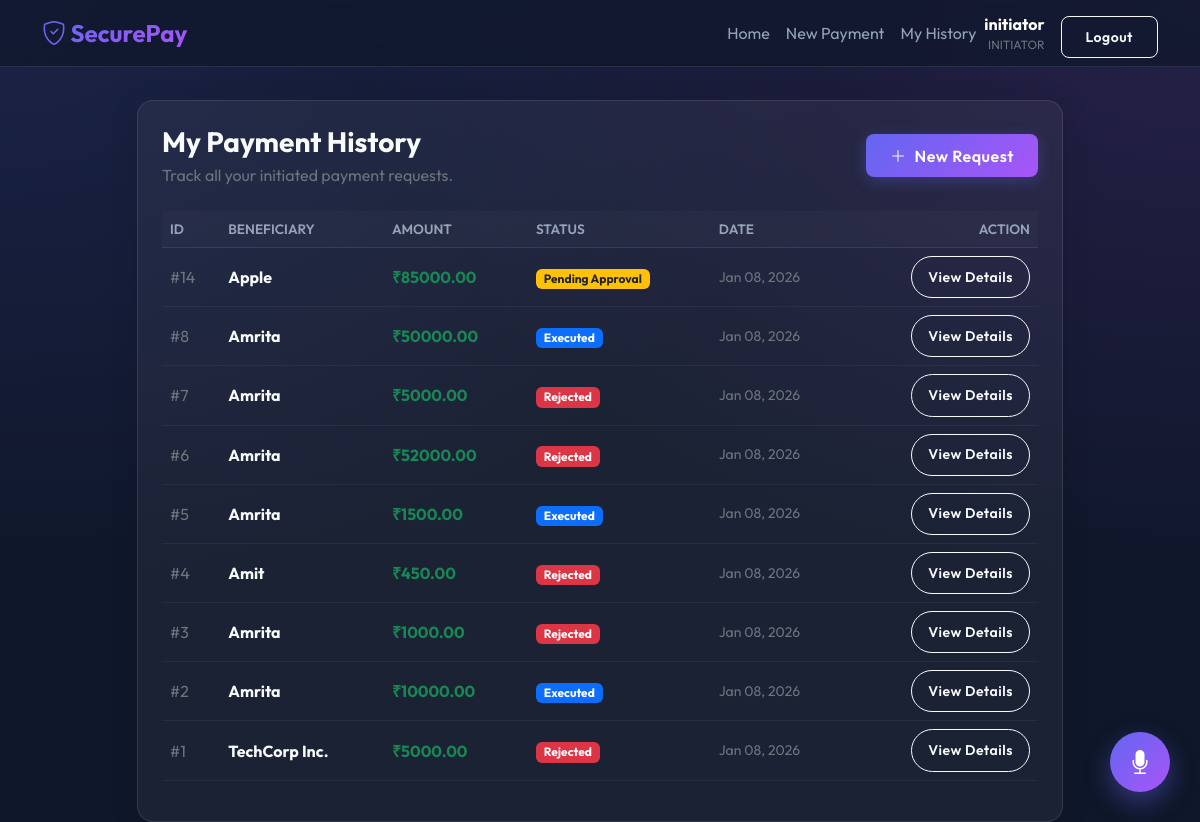
The page /my-payments/ (signed in) on the database its author committed.
### payments/models.py (models this page shows, shortened)
class UserProfile(AbstractUser):
    class Role(models.TextChoices):
        INITIATOR = 'INITIATOR', _('Initiator')
        APPROVER = 'APPROVER', _('Approver')
        ADMIN = 'ADMIN', _('Admin')
    role = models.CharField(
        max_length=20,
        choices=Role.choices,
        default=Role.INITIATOR,
    )
    def is_initiator(self):
        return self.role == self.Role.INITIATOR
    def is_approver(self):
        return self.role == self.Role.APPROVER
    def is_admin(self):
        return self.role == self.Role.ADMIN

class PaymentRequest(models.Model):
    class Status(models.TextChoices):
        PENDING = 'PENDING', _('Pending Approval')
        APPROVED = 'APPROVED', _('Ready for Execution')
        REJECTED = 'REJECTED', _('Rejected')
        EXECUTED = 'EXECUTED', _('Executed')
    initiator = models.ForeignKey(UserProfile, on_delete=models.CASCADE, related_name='initiated_payments')
    amount = models.DecimalField(max_digits=12, decimal_places=2)
    beneficiary_name = models.CharField(max_length=255)
    description = models.TextField(blank=True)
    status = models.CharField(
        max_length=20,
        choices=Status.choices,
        default=Status.PENDING,
    )
    created_at = models.DateTimeField(auto_now_add=True)
    updated_at = models.DateTimeField(auto_now=True)

### payments/views.py (the view)
# urls.py: path('my-payments/', views.my_payments, name='my_payments'),
@login_required
def my_payments(request):
    payments = PaymentRequest.objects.filter(initiator=request.user).order_by('-created_at')
    return render(request, 'payments/my_payments.html', {'payments': payments})

### templates/payments/my_payments.html (shortened to what this page needs)
{% extends "base.html" %}
{% block content %}
<div class="row justify-content-center fade-in">
  <div class="col-lg-10">
    <div class="glass-card p-4">
      <div class="d-flex justify-content-between align-items-center mb-4">
        <div>
          <h3 class="fw-bold mb-1">My Payment History</h3>
          <p class="text-secondary mb-0">Track all your initiated payment requests.</p>
        </div>
        <a href="{% url 'payments:create_payment' %}" class="btn btn-primary">
          <i class="bi bi-plus-lg me-2"></i>New Request
        </a>
      </div>
      {% if payments %}
      <div class="table-responsive">
        <table class="table text-light table-hover align-middle">
          <thead>
            <tr>
              <th>ID</th>
              <th>Beneficiary</th>
              <th>Amount</th>
              <th>Status</th>
              <th>Date</th>
              <th class="text-end">Action</th>
            </tr>
          </thead>
          <tbody>
            {% for p in payments %}
            <tr>
              <td><span class="text-secondary">#{{ p.id }}</span></td>
              <td class="fw-bold">{{ p.beneficiary_name }}</td>
              <td class="text-success fw-bold">₹{{ p.amount }}</td>
              <td>
                <span
                  class="badge {% if p.status == 'APPROVED' %}bg-success{% elif p.status == 'REJECTED' %}bg-danger{% elif p.status == 'EXECUTED' %}bg-primary{% else %}bg-warning text-dark{% endif %}">
                  {{ p.get_status_display }}
                </span>
              </td>
              <td class="text-secondary small">{{ p.created_at|date:"M d, Y" }}</td>
              <td class="text-end">
                <a href="{% url 'payments:payment_detail' p.id %}"
                  class="btn btn-sm btn-outline-light rounded-pill px-3">
                  View Details
                </a>
              </td>
            </tr>
            {% endfor %}
          </tbody>
        </table>
      </div>
      {% endif %}
    </div>
  </div>
</div>
{% endblock %}

### templates/base.html (shortened to what this page needs)
{% load static %}
<!doctype html>
<html lang="en">
<head>
  <link href="https://cdn.jsdelivr.net/npm/bootstrap@5.3.0/dist/css/bootstrap.min.css" rel="stylesheet">
  <link rel="stylesheet" href="https://cdn.jsdelivr.net/npm/bootstrap-icons@1.10.0/font/bootstrap-icons.css">
  <link rel="stylesheet" href="{% static 'css/style.css' %}?v=1">
</head>
<body>
  <nav class="navbar navbar-expand-lg navbar-glass fixed-top">
    <div class="container">
      <a class="navbar-brand" href="{% url 'payments:home' %}">
        <i class="bi bi-shield-check"></i> SecurePay
      </a>
      <div class="collapse navbar-collapse" id="navbarCollapse">
        <ul class="navbar-nav ms-auto mb-2 mb-lg-0 align-items-center">
          <li class="nav-item"><a class="nav-link" href="{% url 'payments:home' %}">Home</a></li>
          {% if user.is_authenticated %}
          {% if user.is_initiator %}
          <li class="nav-item"><a class="nav-link" href="{% url 'payments:create_payment' %}">New Payment</a></li>
          <li class="nav-item"><a class="nav-link" href="{% url 'payments:my_payments' %}">My History</a></li>
          {% endif %}
          {% endif %}
        </ul>
        <ul class="navbar-nav">
          {% if user.is_authenticated %}
          <li class="nav-item d-flex align-items-center me-3">
            <div class="d-flex flex-column text-end">
              <span class="text-white fw-bold">{{ user.username }}</span>
              <small class="text-secondary" style="font-size: 0.75rem;">{{ user.role }}</small>
            </div>
          </li>
          <li class="nav-item">
            <form action="{% url 'logout' %}" method="post">
              <button type="submit" class="btn btn-outline-light btn-sm mt-2">Logout</button>
            </form>
          </li>
          {% else %}
          <li class="nav-item"><a class="btn btn-primary btn-sm px-4" href="{% url 'login' %}">Login</a></li>
          {% endif %}
        </ul>
      </div>
    </div>
  </nav>
  <div class="container" style="padding-top: 100px;">
    <div class="fade-in">
      {% block content %}{% endblock %}
    </div>
  </div>
  <div id="voice-assistant-btn" class="voice-fab" title="AI Voice Assistant">
    <i class="bi bi-mic-fill"></i>
  </div>
</body>
</html>

### static/css/style.css (style rules this page uses)
:root { --primary-gradient: linear-gradient(135deg, #6366f1 0%, #a855f7 100%); --glass-bg: rgba(255, 255, 255, 0.05); --glass-border: rgba(255, 255, 255, 0.1); --text-primary: #f8fafc; --text-secondary: #94a3b8; --bg-dark: #0f172a; --success-gradient: linear-gradient(135deg, #10b981 0%, #059669 100%); --danger-gradient: linear-gradient(135deg, #ef4444 0%, #dc2626 100%); }
body { background-color: var(--bg-dark); background-image: radial-gradient(at 0% 0%, rgba(99, 102, 241, 0.15) 0px, transparent 50%), radial-gradient(at 100% 0%, rgba(168, 85, 247, 0.15) 0px, transparent 50%); background-attachment: fixed; color: var(--text-primary); font-family: 'Outfit', sans-serif; min-height: 100vh; }
.table { color: var(--text-primary); border-color: rgba(255, 255, 255, 0.1); }
.table th { color: var(--text-secondary); font-weight: 600; text-transform: uppercase; font-size: 0.85rem; border-bottom-color: rgba(255, 255, 255, 0.1); }
.table td { color: var(--text-primary); border-bottom-color: rgba(255, 255, 255, 0.05); vertical-align: middle; }
.glass-card { background: var(--glass-bg); backdrop-filter: blur(12px); -webkit-backdrop-filter: blur(12px); border: 1px solid var(--glass-border); border-radius: 16px; box-shadow: 0 4px 30px rgba(0, 0, 0, 0.1); }
.navbar-glass { background: rgba(15, 23, 42, 0.7); backdrop-filter: blur(10px); border-bottom: 1px solid var(--glass-border); }
.navbar-brand { font-weight: 700; font-size: 1.5rem; background: var(--primary-gradient); -webkit-background-clip: text; -webkit-text-fill-color: transparent; }
.nav-link { color: var(--text-secondary) !important; transition: color 0.3s; }
.btn-primary { background: var(--primary-gradient); border: none; box-shadow: 0 4px 15px rgba(99, 102, 241, 0.3); }
.btn { border-radius: 8px; padding: 0.6rem 1.5rem; font-weight: 600; letter-spacing: 0.5px; transition: transform 0.2s, box-shadow 0.2s; }
.table { color: var(--text-primary); --bs-table-bg: transparent; --bs-table-border-color: var(--glass-border); }
.table thead th { background: rgba(255, 255, 255, 0.02); border-bottom: 1px solid var(--glass-border); color: var(--text-secondary); font-weight: 600; text-transform: uppercase; font-size: 0.85rem; }
.voice-fab { position: fixed; bottom: 30px; right: 30px; width: 60px; height: 60px; border-radius: 50%; background: var(--primary-gradient); color: white; display: flex; align-items: center; justify-content: center; font-size: 24px; box-shadow: 0 10px 25px rgba(99, 102, 241, 0.4); cursor: pointer; z-index: 1000; transition: transform 0.3s; }
.fade-in { animation: fadeIn 0.5s ease-out forwards; }

### rows shown on the page
UserProfile: username "initiator", role "INITIATOR"
PaymentRequest: id "14", beneficiary_name "Apple", amount "85000.00", status "Pending Approval", created_at "Jan 08, 2026"
PaymentRequest: id "8", beneficiary_name "Amrita", amount "50000.00", status "Executed", created_at "Jan 08, 2026"
PaymentRequest: id "7", beneficiary_name "Amrita", amount "5000.00", status "Rejected", created_at "Jan 08, 2026"
PaymentRequest: id "6", beneficiary_name "Amrita", amount "52000.00", status "Rejected", created_at "Jan 08, 2026"
PaymentRequest: id "5", beneficiary_name "Amrita", amount "1500.00", status "Executed", created_at "Jan 08, 2026"
PaymentRequest: id "4", beneficiary_name "Amit", amount "450.00", status "Rejected", created_at "Jan 08, 2026"
PaymentRequest: id "3", beneficiary_name "Amrita", amount "1000.00", status "Rejected", created_at "Jan 08, 2026"
PaymentRequest: id "2", beneficiary_name "Amrita", amount "10000.00", status "Executed", created_at "Jan 08, 2026"
PaymentRequest: id "1", beneficiary_name "TechCorp Inc.", amount "5000.00", status "Rejected", created_at "Jan 08, 2026"
